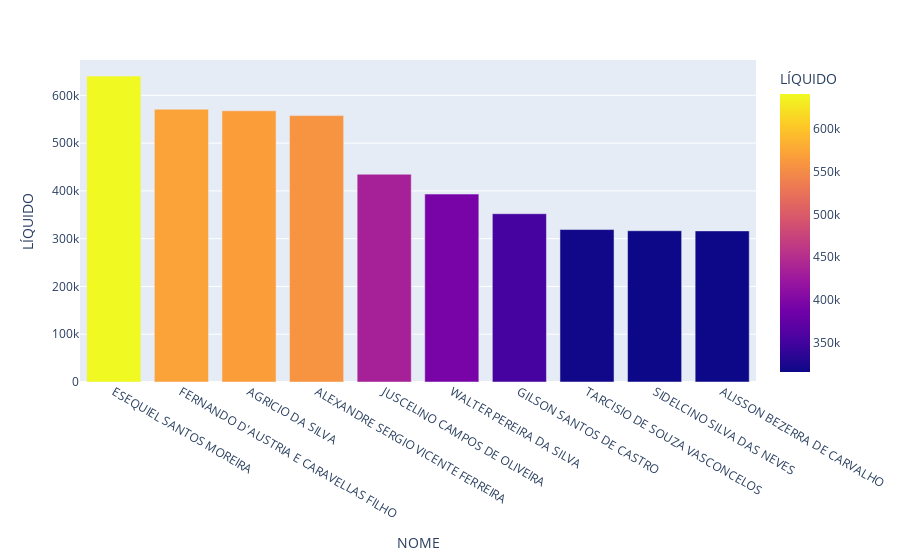

The notebook cell this image was saved under:
### Code cell
fig = px.bar(TOP5_SALARIOS, x="NOME", y="LÍQUIDO", color="LÍQUIDO")
fig.show()

### Figure 1 — Plotly figure (JSON) as saved in the notebook; plotly's stock layout.template omitted (floating-point values rounded to 4 significant figures)
{"data": [{"alignmentgroup": "True", "hovertemplate": "NOME=%{x}<br>LÍQUIDO=%{marker.color}<extra></extra>", "legendgroup": "", "marker": {"color": [640200.0, 570900.0, 567600.0, 557500.0, 434800.0, 393300.0, 352200.0, 319000.0, 316500.0, 316300.0], "coloraxis": "coloraxis"}, "name": "", "offsetgroup": "", "orientation": "v", "showlegend": false, "textposition": "auto", "type": "bar", "x": ["ESEQUIEL SANTOS MOREIRA                           ", "FERNANDO D'AUSTRIA E CARAVELLAS FILHO", "AGRICIO DA SILVA", "ALEXANDRE SERGIO VICENTE FERREIRA", "JUSCELINO CAMPOS DE OLIVEIRA                      ", "WALTER PEREIRA DA SILVA", "GILSON SANTOS DE CASTRO", "TARCISIO DE SOUZA VASCONCELOS", "SIDELCINO SILVA DAS NEVES", "ALISSON BEZERRA DE CARVALHO"], "xaxis": "x", "y": [640200.0, 570900.0, 567600.0, 557500.0, 434800.0, 393300.0, 352200.0, 319000.0, 316500.0, 316300.0], "yaxis": "y"}], "layout": {"barmode": "relative", "coloraxis": {"colorbar": {"title": {"text": "LÍQUIDO"}}, "colorscale": [[0, "#0d0887"], [0.1111, "#46039f"], [0.2222, "#7201a8"], [0.3333, "#9c179e"], [0.4444, "#bd3786"], [0.5556, "#d8576b"], [0.6667, "#ed7953"], [0.7778, "#fb9f3a"], [0.8889, "#fdca26"], [1, "#f0f921"]]}, "legend": {"tracegroupgap": 0}, "margin": {"t": 60}, "xaxis": {"anchor": "y", "domain": [0, 1], "title": {"text": "NOME"}}, "yaxis": {"anchor": "x", "domain": [0, 1], "title": {"text": "LÍQUIDO"}}}}
